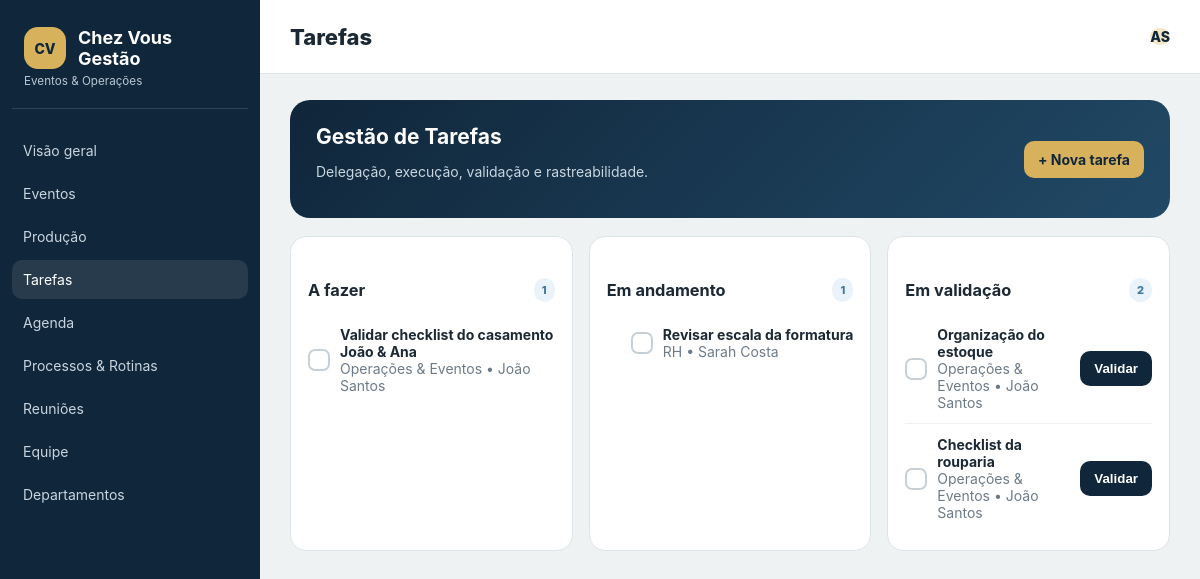
The app's page /?page=tasks with its own data.
### tables this page shows
CREATE TABLE tasks (id INT UNSIGNED AUTO_INCREMENT PRIMARY KEY, title VARCHAR(180) NOT NULL, department_id INT UNSIGNED NULL, assignee_id INT UNSIGNED NULL, event_id INT UNSIGNED NULL, validator_name VARCHAR(120) NULL, priority ENUM('Alta','Média','Baixa') NOT NULL DEFAULT 'Média', status ENUM('A fazer','Em andamento','Em validação','Concluída','Bloqueada') NOT NULL DEFAULT 'A fazer', due_at DATETIME NOT NULL, description TEXT NULL, created_at TIMESTAMP DEFAULT CURRENT_TIMESTAMP, completed_at DATETIME NULL, CONSTRAINT fk_tasks_department FOREIGN KEY (department_id) REFERENCES departments(id) ON DELETE SET NULL, CONSTRAINT fk_tasks_assignee FOREIGN KEY (assignee_id) REFERENCES users(id) ON DELETE SET NULL, CONSTRAINT fk_tasks_event FOREIGN KEY (event_id) REFERENCES events(id) ON DELETE SET NULL, INDEX idx_tasks_status_due (status, due_at));

CREATE TABLE departments (id INT UNSIGNED AUTO_INCREMENT PRIMARY KEY, name VARCHAR(120) NOT NULL UNIQUE, manager_name VARCHAR(120) NOT NULL, areas JSON NULL, created_at TIMESTAMP DEFAULT CURRENT_TIMESTAMP);

CREATE TABLE users (id INT UNSIGNED AUTO_INCREMENT PRIMARY KEY, name VARCHAR(120) NOT NULL, initials VARCHAR(4) NOT NULL, department_id INT UNSIGNED NULL, role_name VARCHAR(120) NOT NULL, manager_name VARCHAR(120) NULL, created_at TIMESTAMP DEFAULT CURRENT_TIMESTAMP, CONSTRAINT fk_users_department FOREIGN KEY (department_id) REFERENCES departments(id) ON DELETE SET NULL);

### public/index.php (called while the page is built, shortened)
<?php
spl_autoload_register(function(string $class): void { $prefix='ChezVous\\'; if(str_starts_with($class,$prefix)){ $file=dirname(__DIR__).'/src/'.str_replace('\\','/',substr($class,strlen($prefix))).'.php'; if(is_file($file)) require $file; }});
Env::load(dirname(__DIR__).'/.env'); $page=$_GET['page']??'dashboard'; $allowed=['dashboard'=>'Visão geral','events'=>'Eventos','production'=>'Produção','tasks'=>'Tarefas','agenda'=>'Agenda','processes'=>'Processos & Rotinas','meetings'=>'Reuniões','team'=>'Equipe','departments'=>'Departamentos']; if(!isset($allowed[$page])){$page='dashboard';http_response_code(404);} $db=Connection::make(); $eventsRepo=new EventRepository($db);$tasksRepo=new TaskRepository($db);
$events=$eventsRepo->all();$tasks=$tasksRepo->all();$departments=$db->query('SELECT * FROM departments ORDER BY name')->fetchAll();$users=$db->query('SELECT u.*,d.name department FROM users u LEFT JOIN departments d ON d.id=u.department_id ORDER BY u.name')->fetchAll(); $flash=$_SESSION['flash']??null;unset($_SESSION['flash']);
require dirname(__DIR__).'/src/Features/Dashboard/Views/layout.php';

### src/Shared/View/View.php (called while the page is built, shortened)
<?php
final class View { public static function e(mixed $value): string { return htmlspecialchars((string)$value, ENT_QUOTES|ENT_SUBSTITUTE, 'UTF-8'); }}

### src/Features/Tasks/TaskRepository.php (called while the page is built, shortened)
<?php
final class TaskRepository { public function __construct(private PDO $db) {} public function all(): array { return $this->db->query('SELECT t.*, d.name department, u.name assignee, e.client_name event_client FROM tasks t LEFT JOIN departments d ON d.id=t.department_id LEFT JOIN users u ON u.id=t.assignee_id LEFT JOIN events e ON e.id=t.event_id ORDER BY FIELD(t.status,"A fazer","Em andamento","Em validação","Concluída","Bloqueada"), t.due_at')->fetchAll(); } public function create(array $d): int { $s=$this->db->prepare('INSERT INTO tasks(title,department_id,assignee_id,event_id,validator_name,priority,due_at,description) VALUES (:title,:department_id,:assignee_id,:event_id,:validator_name,:priority,:due_at,:description)');$s->execute($d);return (int)$this->db->lastInsertId(); } public function toggle(int $id): void { $s=$this->db->prepare("UPDATE tasks SET status=IF(status='Concluída','A fazer','Concluída'), completed_at=IF(status='Concluída',NULL,NOW()) WHERE id=:id");$s->execute(['id'=>$id]); } public function validate(int $id): void { $s=$this->db->prepare("UPDATE tasks SET status='Concluída', completed_at=NOW() WHERE id=:id AND status='Em validação'");$s->execute(['id'=>$id]); }}

### src/Features/Dashboard/Views/layout.php (the view, shortened to what this page needs)
<?php use ChezVous\Shared\View\View; $e=[View::class,'e']; $byStatus=[];foreach($tasks as $task)$byStatus[$task['status']][]=$task; ?>
<!doctype html><html lang="pt-BR"><head><meta charset="utf-8"><meta name="viewport" content="width=device-width,initial-scale=1"><title>Chez Vous Gestão</title><link rel="stylesheet" href="/assets/app.css"></head><body><div class="app"><aside class="sidebar"><div class="brand"><div class="logo">CV</div><h1>Chez Vous Gestão</h1><small>Eventos & Operações</small></div><nav class="nav"><?php foreach($allowed as $key=>$label): ?><a class="<?= $page===$key?'active':'' ?>" href="/?page=<?= $key ?>"><?= $e($label) ?></a><?php endforeach ?></nav></aside><main class="main"><header class="topbar"><b class="page-title"><?= $e($allowed[$page]) ?></b><div class="avatar">AS</div></header><div class="content"><?php if($flash): ?><div class="flash"><?= $e($flash) ?></div><?php endif ?>
<?php if($page==='dashboard'): ?><section class="hero"><div><h2>Bom dia, Alisson.</h2><p>Visão consolidada de eventos, tarefas e pendências da operação.</p></div><a class="btn gold" href="/?page=events&new=1">+ Novo evento</a></section><div class="grid four"><?php foreach([['Eventos próximos',count($events)],['Tarefas abertas',count(array_filter($tasks,fn($t)=>$t['status']!=='Concluída'))],['Aguardando validação',count($byStatus['Em validação']??[])],['Equipe',count($users)]] as [$l,$n]): ?><div class="card"><div class="meta"><?= $l ?></div><div class="num"><?= $n ?></div></div><?php endforeach ?></div><div class="grid two"><div><div class="section-head"><h3>Eventos prioritários</h3></div><div class="grid two"><?php foreach(array_slice($events,0,2) as $event): ?><div class="event-card"><div class="event-top"><div><div class="event-title"><?= $e($event['event_type']) ?> • <?= $e($event['client_name']) ?></div><div class="meta"><?= $e($event['event_date']) ?> • <?= $e($event['guest_count']) ?> convidados • <?= $e($event['venue']) ?></div></div><span class="pill orange"><?= $e($event['status']) ?></span></div><div class="progress"><span style="width:<?= (int)$event['preparation_percent'] ?>%"></span></div></div><?php endforeach ?></div></div><div><div class="section-head"><h3>Meu dia</h3></div><div class="card"><?php foreach(array_slice($tasks,0,4) as $task): ?><div class="task <?= $task['status']==='Concluída'?'done':'' ?>"><span class="check"></span><div><b><?= $e($task['title']) ?></b><div class="meta"><?= $e($task['department']??'') ?> • <?= $e($task['due_at']) ?></div></div></div><?php endforeach ?></div></div></div>
<?php elseif($page==='tasks'): ?><section class="hero"><div><h2>Gestão de Tarefas</h2><p>Delegação, execução, validação e rastreabilidade.</p></div><a class="btn gold" href="/?page=tasks&new=1">+ Nova tarefa</a></section><div class="grid three"><?php foreach(['A fazer','Em andamento','Em validação'] as $status): ?><div class="card"><div class="section-head"><h3><?= $status ?></h3><span class="pill"><?= count($byStatus[$status]??[]) ?></span></div><?php foreach($byStatus[$status]??[] as $task): ?><div class="task"><form method="post"><button aria-label="Concluir tarefa" class="check"></button></form><div><b><?= $e($task['title']) ?></b><div class="meta"><?= $e($task['department']??'') ?> • <?= $e($task['assignee']??'') ?></div></div><?php if($status==='Em validação'): ?><form method="post"><button class="btn">Validar</button></form><?php endif ?></div><?php endforeach ?></div><?php endforeach ?></div>
<?php endif ?></div></main></div></body></html>

### public/assets/app.css (style rules this page uses)
:root { --navy:#10263a;--gold:#d8b15d;--line:#dde4e8;--muted:#6d7b88;--green:#2f8f68;--orange:#c97824;--red:#bd4d55;--blue:#3e78a6 }
* { box-sizing:border-box }
body { margin:0;font:14px Inter,Segoe UI,Arial,sans-serif;background:#eef2f3;color:#1c2935 }
.app { display:flex;min-height:100vh }
.sidebar { width:260px;background:var(--navy);color:#fff;position:fixed;inset:0 auto 0 0;padding:25px 12px;z-index:2 }
.brand { padding:0 12px 20px;border-bottom:1px solid #ffffff22 }
.logo,.avatar { display:grid;place-items:center;background:#f3e7c6;color:var(--navy);font-weight:800;border-radius:50% }
.logo { width:42px;height:42px;background:var(--gold);border-radius:14px;float:left;margin-right:12px }
.brand h1 { margin:2px 0;font-size:18px }
.brand small { color:#b8c7d3 }
.nav { clear:both;padding-top:18px }
.nav a { display:block;color:#c8d5df;text-decoration:none;padding:11px;border-radius:10px;margin:4px 0 }
.nav a:hover,.nav a.active { background:#ffffff19;color:white }
.main { margin-left:260px;width:calc(100% - 260px) }
.topbar { height:74px;background:#fff;display:flex;justify-content:space-between;align-items:center;padding:0 30px;border-bottom:1px solid var(--line);position:sticky;top:0;z-index:1 }
.page-title { font-size:22px;font-weight:800 }
.content { padding:26px 30px }
.hero { background:linear-gradient(135deg,var(--navy),#214966);color:#fff;padding:24px 26px;border-radius:20px;display:flex;justify-content:space-between;align-items:center }
.hero h2 { margin:0 }
.hero p,.sub,.meta { color:var(--muted) }
.hero p { color:#c8d6df }
.btn { border:0;border-radius:10px;padding:10px 14px;background:var(--navy);color:white;font-weight:700;cursor:pointer;text-decoration:none }
.gold { background:var(--gold);color:var(--navy) }
.grid { display:grid;gap:16px;margin-top:18px }
.three { grid-template-columns:repeat(3,1fr) }
.card { background:#fff;border:1px solid var(--line);border-radius:16px;padding:17px }
.section-head { display:flex;justify-content:space-between;align-items:center;margin:24px 0 12px }
.section-head h3 { margin:0 }
.pill { display:inline-block;padding:5px 8px;border-radius:999px;font-size:11px;font-weight:800;background:#eaf3fa;color:var(--blue) }
.task { display:flex;gap:10px;align-items:center;padding:12px 0;border-bottom:1px solid #edf1f3 }
.task:last-child { border:0 }
.task form { margin-left:auto }
.check { width:22px;height:22px;border:2px solid #c7d0d6;border-radius:7px;background:white;cursor:pointer }

### records on screen
tasks: title "Validar checklist do casamento João & Ana", department.name "Operações & Eventos", assignee.name "João Santos"
tasks: title "Revisar escala da formatura", department.name "RH", assignee.name "Sarah Costa"
tasks: title "Organização do estoque", department.name "Operações & Eventos", assignee.name "João Santos"
tasks: title "Checklist da rouparia", department.name "Operações & Eventos", assignee.name "João Santos"

### other values on screen
$e($label) "Visão geral"
$e($label) "Eventos"
$e($label) "Produção"
$e($label) "Tarefas"
$e($label) "Agenda"
$e($label) "Processos & Rotinas"
$e($label) "Reuniões"
$e($label) "Equipe"
$e($label) "Departamentos"
$e($allowed[$page]) "Tarefas"
$status "A fazer"
count($byStatus[$status]??[]) "1"
$status "Em andamento"
$status "Em validação"
count($byStatus[$status]??[]) "2"
